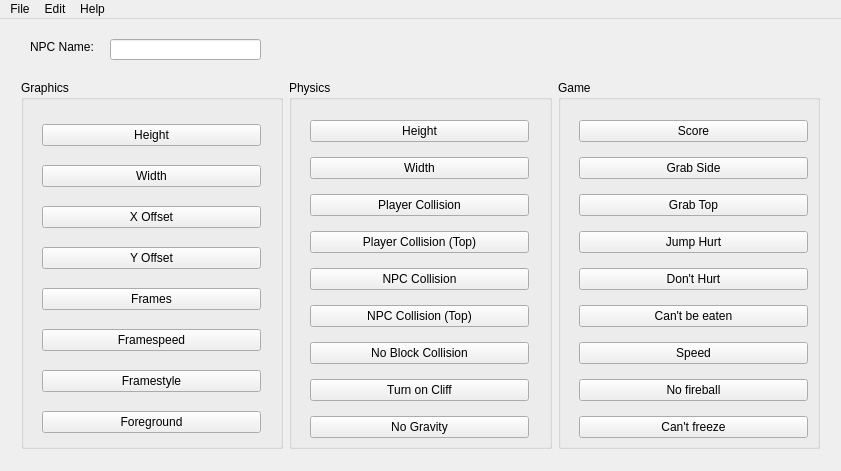
<?xml version="1.0" encoding="UTF-8"?>
<ui version="4.0">
 <class>MainWindow</class>
 <widget class="QMainWindow" name="MainWindow">
  <property name="windowModality">
   <enum>Qt::ApplicationModal</enum>
  </property>
  <property name="geometry">
   <rect>
    <x>0</x>
    <y>0</y>
    <width>841</width>
    <height>471</height>
   </rect>
  </property>
  <property name="windowTitle">
   <string>SMBX NPC Editor</string>
  </property>
  <property name="documentMode">
   <bool>false</bool>
  </property>
  <property name="unifiedTitleAndToolBarOnMac">
   <bool>false</bool>
  </property>
  <widget class="QWidget" name="centralWidget">
   <widget class="QWidget" name="layoutWidget">
    <property name="geometry">
     <rect>
      <x>10</x>
      <y>50</y>
      <width>821</width>
      <height>391</height>
     </rect>
    </property>
    <layout class="QHBoxLayout" name="horizontalLayout">
     <item>
      <widget class="QGroupBox" name="groupBox">
       <property name="title">
        <string>Graphics</string>
       </property>
       <widget class="QWidget" name="layoutWidget">
        <property name="geometry">
         <rect>
          <x>10</x>
          <y>20</y>
          <width>241</width>
          <height>361</height>
         </rect>
        </property>
        <layout class="QVBoxLayout" name="verticalLayout">
         <item>
          <widget class="customSpinner" name="gfxheight">
           <property name="text">
            <string>Height</string>
           </property>
           <property name="flat">
            <bool>false</bool>
           </property>
          </widget>
         </item>
         <item>
          <widget class="customSpinner" name="gfxwidth">
           <property name="text">
            <string>Width</string>
           </property>
          </widget>
         </item>
         <item>
          <widget class="customSpinner" name="gfxoffsetx">
           <property name="text">
            <string>X Offset</string>
           </property>
          </widget>
         </item>
         <item>
          <widget class="customSpinner" name="gfxoffsety">
           <property name="text">
            <string>Y Offset</string>
           </property>
          </widget>
         </item>
         <item>
          <widget class="customSpinner" name="frames">
           <property name="text">
            <string>Frames</string>
           </property>
          </widget>
         </item>
         <item>
          <widget class="customSpinner" name="framespeed">
           <property name="text">
            <string>Framespeed</string>
           </property>
          </widget>
         </item>
         <item>
          <widget class="customSpinner" name="framestyle">
           <property name="text">
            <string>Framestyle</string>
           </property>
          </widget>
         </item>
         <item>
          <widget class="customCheckbox" name="foreground">
           <property name="text">
            <string>Foreground</string>
           </property>
          </widget>
         </item>
        </layout>
       </widget>
      </widget>
     </item>
     <item>
      <widget class="QGroupBox" name="groupBox_2">
       <property name="title">
        <string>Physics</string>
       </property>
       <widget class="QWidget" name="layoutWidget">
        <property name="geometry">
         <rect>
          <x>10</x>
          <y>20</y>
          <width>241</width>
          <height>361</height>
         </rect>
        </property>
        <layout class="QVBoxLayout" name="verticalLayout_2">
         <item>
          <widget class="customSpinner" name="height">
           <property name="text">
            <string>Height</string>
           </property>
          </widget>
         </item>
         <item>
          <widget class="customSpinner" name="width">
           <property name="text">
            <string>Width</string>
           </property>
          </widget>
         </item>
         <item>
          <widget class="customSpinner" name="playerblock">
           <property name="text">
            <string>Player Collision</string>
           </property>
          </widget>
         </item>
         <item>
          <widget class="customSpinner" name="playerblocktop">
           <property name="text">
            <string>Player Collision (Top)</string>
           </property>
          </widget>
         </item>
         <item>
          <widget class="customSpinner" name="npcblock">
           <property name="text">
            <string>NPC Collision</string>
           </property>
          </widget>
         </item>
         <item>
          <widget class="customSpinner" name="npcblocktop">
           <property name="text">
            <string>NPC Collision (Top)</string>
           </property>
          </widget>
         </item>
         <item>
          <widget class="customSpinner" name="noblockcollision">
           <property name="text">
            <string>No Block Collision</string>
           </property>
          </widget>
         </item>
         <item>
          <widget class="customCheckbox" name="cliffturn">
           <property name="text">
            <string>Turn on Cliff</string>
           </property>
          </widget>
         </item>
         <item>
          <widget class="customCheckbox" name="nogravity">
           <property name="text">
            <string>No Gravity</string>
           </property>
          </widget>
         </item>
        </layout>
       </widget>
      </widget>
     </item>
     <item>
      <widget class="QGroupBox" name="groupBox_3">
       <property name="title">
        <string>Game</string>
       </property>
       <widget class="QWidget" name="layoutWidget">
        <property name="geometry">
         <rect>
          <x>10</x>
          <y>20</y>
          <width>251</width>
          <height>361</height>
         </rect>
        </property>
        <layout class="QVBoxLayout" name="verticalLayout_3">
         <item>
          <widget class="scoreComboBox" name="score">
           <property name="text">
            <string>Score</string>
           </property>
          </widget>
         </item>
         <item>
          <widget class="customCheckbox" name="grabside">
           <property name="text">
            <string>Grab Side</string>
           </property>
          </widget>
         </item>
         <item>
          <widget class="customCheckbox" name="grabtop">
           <property name="text">
            <string>Grab Top</string>
           </property>
          </widget>
         </item>
         <item>
          <widget class="customCheckbox" name="jumphurt">
           <property name="text">
            <string>Jump Hurt</string>
           </property>
          </widget>
         </item>
         <item>
          <widget class="customCheckbox" name="nohurt">
           <property name="text">
            <string>Don't Hurt</string>
           </property>
          </widget>
         </item>
         <item>
          <widget class="customCheckbox" name="noyoshi">
           <property name="text">
            <string>Can't be eaten</string>
           </property>
          </widget>
         </item>
         <item>
          <widget class="customSpinner" name="speed">
           <property name="text">
            <string>Speed</string>
           </property>
          </widget>
         </item>
         <item>
          <widget class="customCheckbox" name="nofireball">
           <property name="text">
            <string>No fireball</string>
           </property>
          </widget>
         </item>
         <item>
          <widget class="customCheckbox" name="noiceball">
           <property name="text">
            <string>Can't freeze</string>
           </property>
          </widget>
         </item>
        </layout>
       </widget>
      </widget>
     </item>
    </layout>
   </widget>
   <widget class="QLabel" name="label">
    <property name="geometry">
     <rect>
      <x>30</x>
      <y>20</y>
      <width>81</width>
      <height>16</height>
     </rect>
    </property>
    <property name="text">
     <string>NPC Name: </string>
    </property>
   </widget>
   <widget class="QLineEdit" name="name">
    <property name="geometry">
     <rect>
      <x>110</x>
      <y>20</y>
      <width>151</width>
      <height>21</height>
     </rect>
    </property>
   </widget>
  </widget>
  <widget class="QMenuBar" name="menuBar">
   <property name="geometry">
    <rect>
     <x>0</x>
     <y>0</y>
     <width>841</width>
     <height>22</height>
    </rect>
   </property>
   <widget class="QMenu" name="menuFile">
    <property name="title">
     <string>File</string>
    </property>
    <addaction name="actionOpen"/>
    <addaction name="actionNew"/>
    <addaction name="actionSave"/>
    <addaction name="actionSave_As"/>
    <addaction name="separator"/>
    <addaction name="actionExit"/>
   </widget>
   <widget class="QMenu" name="menuEdit">
    <property name="title">
     <string>Edit</string>
    </property>
    <addaction name="actionChange_SMBX_Directory"/>
   </widget>
   <widget class="QMenu" name="menuHelp">
    <property name="title">
     <string>Help</string>
    </property>
    <addaction name="actionAbout"/>
   </widget>
   <addaction name="menuFile"/>
   <addaction name="menuEdit"/>
   <addaction name="menuHelp"/>
  </widget>
  <action name="actionOpen">
   <property name="text">
    <string>Open</string>
   </property>
   <property name="shortcut">
    <string>Ctrl+O</string>
   </property>
  </action>
  <action name="actionNew">
   <property name="text">
    <string>New</string>
   </property>
   <property name="shortcut">
    <string>Ctrl+N</string>
   </property>
  </action>
  <action name="actionSave">
   <property name="text">
    <string>Save</string>
   </property>
   <property name="shortcut">
    <string>Ctrl+S</string>
   </property>
  </action>
  <action name="actionSave_As">
   <property name="text">
    <string>Save As</string>
   </property>
   <property name="shortcut">
    <string>Ctrl+Shift+S</string>
   </property>
  </action>
  <action name="actionExit">
   <property name="text">
    <string>Quit</string>
   </property>
  </action>
  <action name="actionChange_SMBX_Directory">
   <property name="text">
    <string>Change SMBX Directory</string>
   </property>
  </action>
  <action name="actionAbout">
   <property name="text">
    <string>About</string>
   </property>
  </action>
 </widget>
 <layoutdefault spacing="6" margin="11"/>
 <customwidgets>
  <customwidget>
   <class>customSpinner</class>
   <extends>QPushButton</extends>
   <header location="global">customspinner.h</header>
  </customwidget>
  <customwidget>
   <class>customCheckbox</class>
   <extends>QPushButton</extends>
   <header location="global">customcheckbox.h</header>
  </customwidget>
  <customwidget>
   <class>scoreComboBox</class>
   <extends>QPushButton</extends>
   <header location="global">scorecombobox.h</header>
  </customwidget>
 </customwidgets>
 <resources/>
 <connections/>
</ui>
